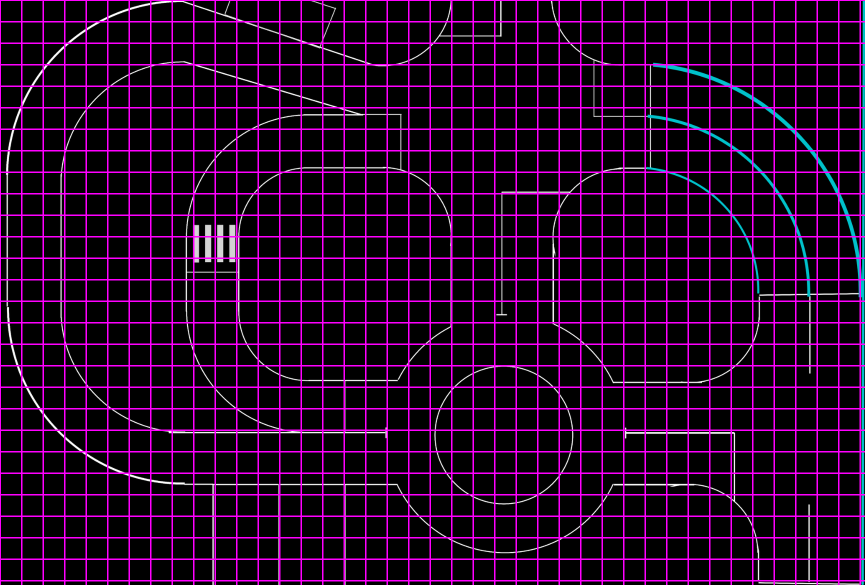
#> input picture gps_system/map_creation/LabTrack2023_grid_IRL_15cm.png, 1730 x 1170 px (shown at 1/2 size)
$ python create_map.py
#> lines starting #> are read from the running program, lines starting #| are printed output that depends on the picture
import cv2
import sys
import time
import xml.etree.ElementTree as ET
import xml.dom.minidom
import subprocess

sys.path.append('./')

class AppendNodes:

    def __init__(self, img, p1, p2, retreive=False) -> None:

        self.exit_flag = False
        self.H, self.W, _ = img.shape
        self.p1 = p1
        self.p2 = p2
        self.count_nodes = 0

        self.Xfactor = abs((p1['x'] - p2['x']) / self.W)
        self.Yfactor = abs((p1['y'] - p2['y']) / self.H)
        self.prev_node = {}
        self.cur_node = {}

        if not retreive:

            # Set the xmlns and xsi attributes
            self.root = ET.Element("graphml")
            self.root.set("xmlns", "http://graphml.graphdrawing.org/xmlns")
            self.root.set("xmlns:xsi", "http://www.w3.org/2001/XMLSchema-instance")
            self.root.set("xsi:schemaLocation", "http://graphml.graphdrawing.org/xmlns http://graphml.graphdrawing.org/xmlns/1.0/graphml.xsd")

            # Create the key elements
            d0 = ET.SubElement(self.root, "key")
            d0.set("attr.name", "x")
            d0.set("attr.type", "double")
            d0.set("for", "node")
            d0.set("id", "d0")

            d1 = ET.SubElement(self.root, "key")
            d1.set("attr.name", "y")
            d1.set("attr.type", "double")
            d1.set("for", "node")
            d1.set("id", "d1")

            d2 = ET.SubElement(self.root, "key")
            d2.set("attr.name", "dotted")
            d2.set("attr.type", "boolean")
            d2.set("for", "edge")
            d2.set("id", "d2")

            # Create the graph element
            self.graph = ET.SubElement(self.root, "graph")
            self.graph.set("edgedefault", "directed")

        else:
            tree = ET.parse('lab_track_map.graphml')
            self.root = tree.getroot()
            self.graph = ET.SubElement(self.root, "graph")

        self.img = img
        cv2.imshow('track_image', self.img)
        cv2.moveWindow('track_image', 0, 0)
        result = subprocess.run(['wmctrl', '-r', 'track_image', '-b', 'toggle,above'])
        print(f'--> Set always on top: {result}')
        cv2.setMouseCallback('track_image', self.click_event)

    # [217 lines left out: functions pixel2coors, addEdge, setEdges, mulNodes, mulEdges, add_arrowed_line and 1 more, not called in this run]

if __name__ == "__main__":

    lab_track = cv2.imread('LabTrack2023_grid_IRL_15cm.png')
#> lab_track is the input picture: shape (1170, 1730, 3); mean B, G, R 39.9, 5, 38.5
    lab_track = cv2.resize(lab_track, dsize=None, fx=0.6, fy=0.6, interpolation=cv2.INTER_LINEAR)
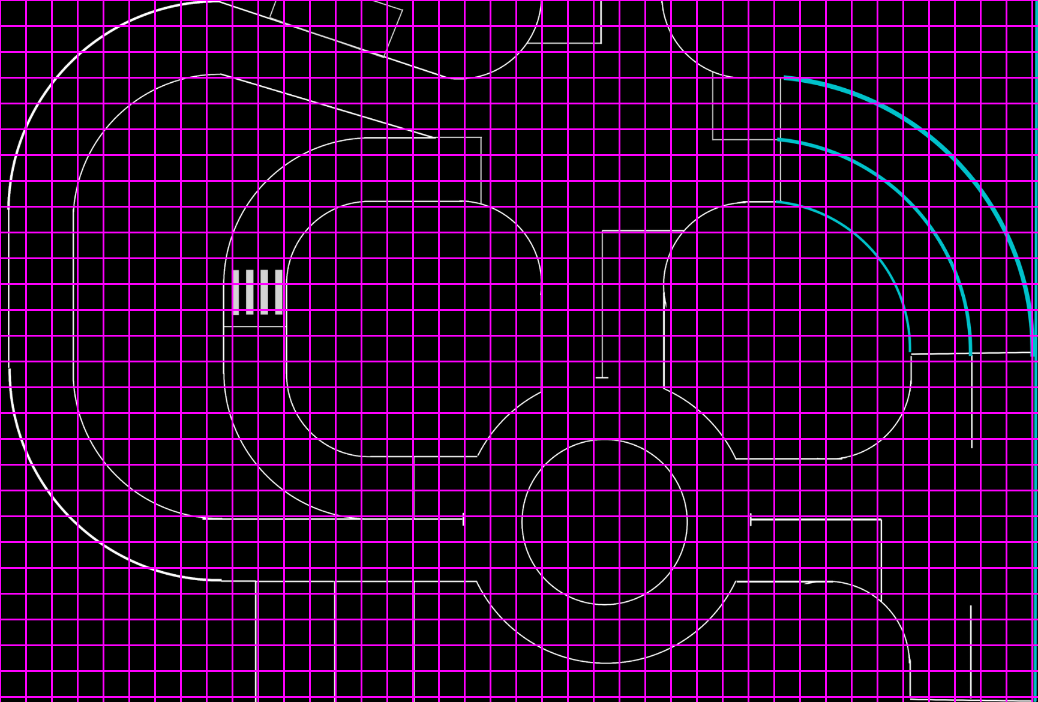
#> lab_track: shape (702, 1038, 3); mean B, G, R 39.9, 5, 38.5
    p1 = {
        'x': 0.48,
        'y': 0.18
    }
    p2 = {
        'x': 6.5,
        'y': 4.2
    }
    appender = AppendNodes(lab_track, p1, p2, retreive=False)
#> (the run stopped early here; a loop or call above may not have finished)
